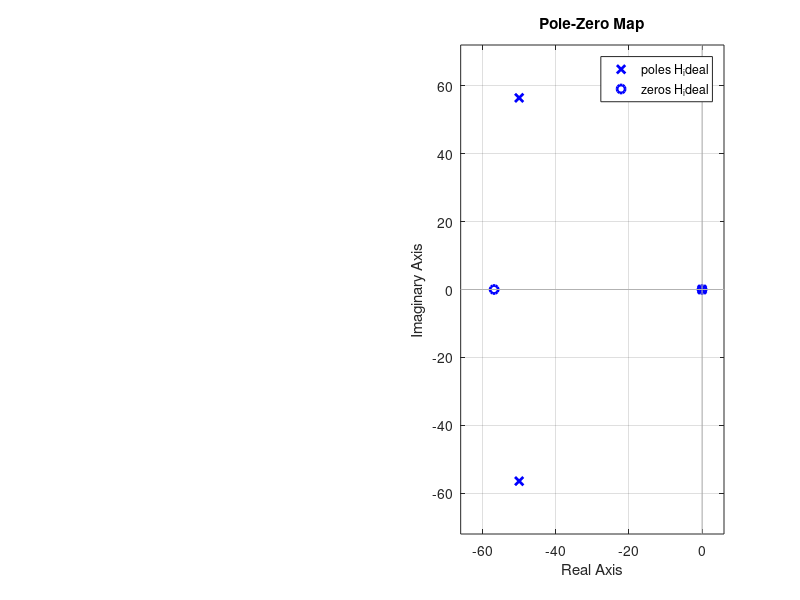

MATLAB code to generate this figure:
% UT Robomasters - Supercap Power Stage Choke/Filter Design
% Topology: 2nd Order RLC Filter (Series L, Shunt R-C Branch)

clear; clc; close all;

%% Target
f_c = 12;
omega_n = 2 * pi * f_c;

%% Components
% I think we need to build the inductor then pick a C 
L = 0.005; % PUT IN VALUE FROM LCR METER
C = 1 / (L * omega_n^2); % standard equation for Capacatance of LC lowpass

% damping resistor
R = 0.5; % THIS CAN CHANGE TO GET DESIRED RESPONCE/damping ratio

%% Damping Ratio
zeta = (R/2) * sqrt(C / L);
Q = 1 / (2 * zeta);


%% Transfer Function
s = tf('s');
% Impedance of shunt RC
Z_shunt = R + 1/(s*C);
% inductor impedance
Z_series_ideal = s*L;
H_ideal = Z_shunt / (Z_series_ideal + Z_shunt);


%% Plots
zero_freq_hz = 1 / (2 * pi * R * C);
pole_freq_hz = f_c;

fprintf('--- Filter Characteristics ---\n');
fprintf('Target Pole Frequency: %.2f Hz\n', pole_freq_hz);
fprintf('Actual Zero Frequency: %.2f Hz\n', zero_freq_hz);
fprintf('Damping Ratio (zeta): %.4f\n', zeta);
fprintf('Quality Factor (Q): %.4f\n', Q);

% Plotting
figure('Name', 'Supercap Power Stage Filter Analysis', 'Position', [100, 100, 1000, 400]);

% Plot 1: Bode Plot
subplot(1, 2, 1);
bode(H_ideal, 'b');
grid on;
title('Bode Plot (Frequency Response)');

% Plot 2: Pole-Zero Map
subplot(1, 2, 2);
pzmap(H_ideal, 'b');
grid on;
title('Pole-Zero Map');

%% Section 2: Egan's Design
% We begin with our inductor and expected noise frequencies. Our switching
% frequency should be approximately 150kHz, so we should expect harmonics
% at 150KHz and the associated higher harmonics. We also have already
% chosen an inductor to use with the converter. The previous design used a
% 47uH inductor, but that inductor value was chosen simply by winding a
% core with a wire as much as possible and seeing what the resultant
% inductance is. Now, we will buy two of the converter inductor and simply
% design our capacitance and resistance to match. 
L = 47e-6;
f_sw = 150e3;
%%
% Let's set the attenuation of the zeroth harmonic of the switching
% frequency at -60dB. 
